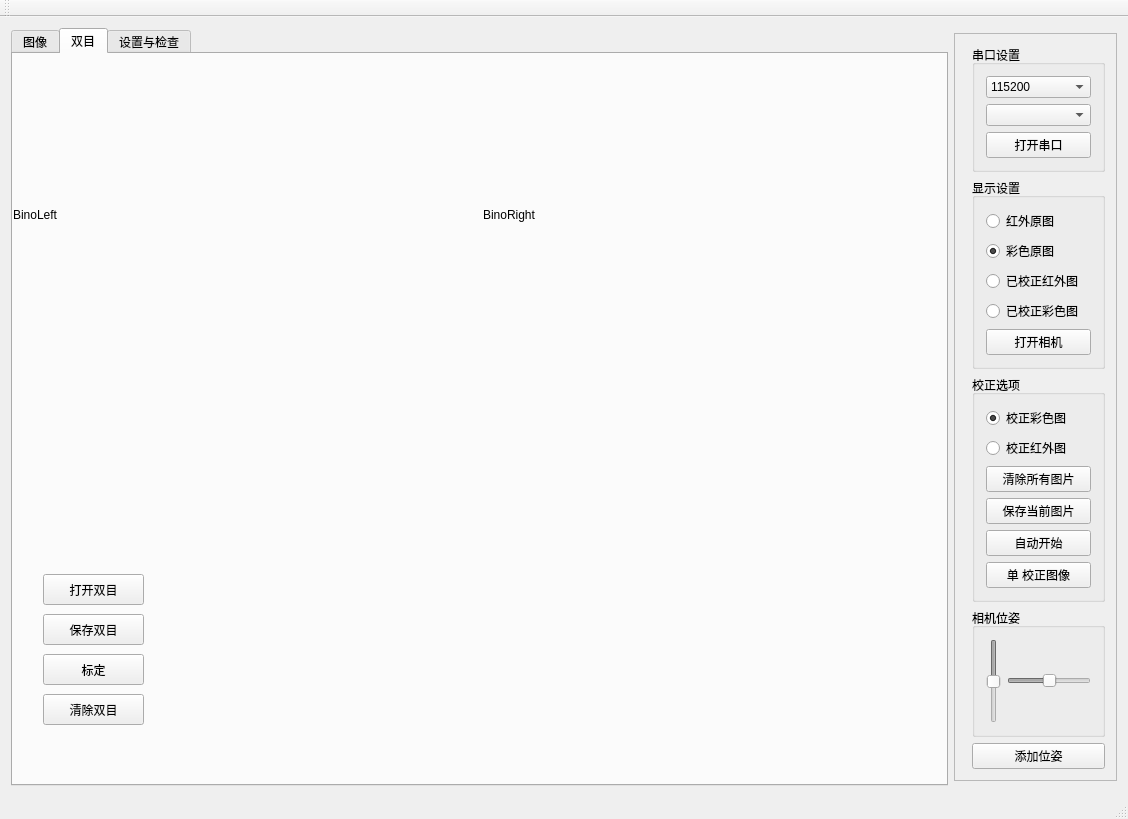
<?xml version="1.0" encoding="UTF-8"?>
<ui version="4.0">
 <class>MainWindow</class>
 <widget class="QMainWindow" name="MainWindow">
  <property name="geometry">
   <rect>
    <x>0</x>
    <y>0</y>
    <width>1128</width>
    <height>819</height>
   </rect>
  </property>
  <property name="minimumSize">
   <size>
    <width>640</width>
    <height>480</height>
   </size>
  </property>
  <property name="windowTitle">
   <string>MainWindow</string>
  </property>
  <widget class="QWidget" name="centralWidget">
   <layout class="QGridLayout" name="gridLayout_6">
    <item row="0" column="1">
     <widget class="QFrame" name="frame">
      <property name="sizePolicy">
       <sizepolicy hsizetype="Fixed" vsizetype="Fixed">
        <horstretch>0</horstretch>
        <verstretch>0</verstretch>
       </sizepolicy>
      </property>
      <property name="frameShape">
       <enum>QFrame::StyledPanel</enum>
      </property>
      <property name="frameShadow">
       <enum>QFrame::Raised</enum>
      </property>
      <layout class="QFormLayout" name="formLayout">
       <item row="0" column="1">
        <widget class="QGroupBox" name="groupBox">
         <property name="title">
          <string>串口设置</string>
         </property>
         <layout class="QGridLayout" name="gridLayout_2">
          <item row="0" column="0">
           <widget class="QComboBox" name="BaudBox">
            <property name="editable">
             <bool>false</bool>
            </property>
            <item>
             <property name="text">
              <string>115200</string>
             </property>
            </item>
            <item>
             <property name="text">
              <string>57600</string>
             </property>
            </item>
            <item>
             <property name="text">
              <string>9600</string>
             </property>
            </item>
           </widget>
          </item>
          <item row="1" column="0">
           <widget class="QComboBox" name="PortBox">
            <property name="editable">
             <bool>false</bool>
            </property>
            <property name="currentText">
             <string notr="true"/>
            </property>
            <property name="currentIndex">
             <number>-1</number>
            </property>
            <property name="maxVisibleItems">
             <number>5</number>
            </property>
           </widget>
          </item>
          <item row="2" column="0">
           <widget class="QPushButton" name="pushButton_open_serial">
            <property name="text">
             <string>打开串口</string>
            </property>
           </widget>
          </item>
         </layout>
        </widget>
       </item>
       <item row="1" column="1">
        <widget class="QGroupBox" name="groupBox_2">
         <property name="title">
          <string>显示设置</string>
         </property>
         <layout class="QGridLayout" name="gridLayout">
          <item row="0" column="0">
           <widget class="QRadioButton" name="radioButton_IR">
            <property name="text">
             <string>红外原图</string>
            </property>
            <property name="checked">
             <bool>false</bool>
            </property>
           </widget>
          </item>
          <item row="1" column="0">
           <widget class="QRadioButton" name="radioButton_color">
            <property name="text">
             <string>彩色原图</string>
            </property>
            <property name="checked">
             <bool>true</bool>
            </property>
           </widget>
          </item>
          <item row="4" column="0">
           <widget class="QPushButton" name="pushButton_open_camera">
            <property name="text">
             <string>打开相机</string>
            </property>
           </widget>
          </item>
          <item row="2" column="0">
           <widget class="QRadioButton" name="radioButton_IR_calib">
            <property name="text">
             <string>已校正红外图</string>
            </property>
           </widget>
          </item>
          <item row="3" column="0">
           <widget class="QRadioButton" name="radioButton_color_calib">
            <property name="text">
             <string>已校正彩色图</string>
            </property>
           </widget>
          </item>
         </layout>
        </widget>
       </item>
       <item row="3" column="1">
        <widget class="QGroupBox" name="groupBox_3">
         <property name="title">
          <string>校正选项</string>
         </property>
         <layout class="QGridLayout" name="gridLayout_3">
          <item row="0" column="0">
           <widget class="QRadioButton" name="radioButton_select_color_calib">
            <property name="text">
             <string>校正彩色图</string>
            </property>
            <property name="checked">
             <bool>true</bool>
            </property>
           </widget>
          </item>
          <item row="4" column="0">
           <widget class="QPushButton" name="pushButton_start_calib">
            <property name="text">
             <string>自动开始</string>
            </property>
           </widget>
          </item>
          <item row="2" column="0">
           <widget class="QPushButton" name="pushButton_clean">
            <property name="text">
             <string>清除所有图片</string>
            </property>
           </widget>
          </item>
          <item row="1" column="0">
           <widget class="QRadioButton" name="radioButton_select_ir_calib">
            <property name="text">
             <string>校正红外图</string>
            </property>
            <property name="checked">
             <bool>false</bool>
            </property>
           </widget>
          </item>
          <item row="3" column="0">
           <widget class="QPushButton" name="pushButton_save_image">
            <property name="text">
             <string>保存当前图片</string>
            </property>
           </widget>
          </item>
          <item row="5" column="0">
           <widget class="QPushButton" name="pushButton_read_image_list">
            <property name="text">
             <string>单 校正图像</string>
            </property>
           </widget>
          </item>
         </layout>
        </widget>
       </item>
       <item row="4" column="1">
        <widget class="QGroupBox" name="groupBox_4">
         <property name="minimumSize">
          <size>
           <width>0</width>
           <height>100</height>
          </size>
         </property>
         <property name="title">
          <string>相机位姿</string>
         </property>
         <layout class="QGridLayout" name="gridLayout_5">
          <item row="0" column="0">
           <widget class="QSlider" name="Slider_y">
            <property name="enabled">
             <bool>false</bool>
            </property>
            <property name="minimum">
             <number>-30</number>
            </property>
            <property name="maximum">
             <number>30</number>
            </property>
            <property name="pageStep">
             <number>1</number>
            </property>
            <property name="value">
             <number>0</number>
            </property>
            <property name="sliderPosition">
             <number>0</number>
            </property>
            <property name="orientation">
             <enum>Qt::Vertical</enum>
            </property>
            <property name="invertedAppearance">
             <bool>true</bool>
            </property>
            <property name="invertedControls">
             <bool>false</bool>
            </property>
           </widget>
          </item>
          <item row="0" column="1">
           <widget class="QSlider" name="Slider_x">
            <property name="enabled">
             <bool>false</bool>
            </property>
            <property name="minimum">
             <number>-30</number>
            </property>
            <property name="maximum">
             <number>30</number>
            </property>
            <property name="pageStep">
             <number>1</number>
            </property>
            <property name="value">
             <number>0</number>
            </property>
            <property name="orientation">
             <enum>Qt::Horizontal</enum>
            </property>
           </widget>
          </item>
         </layout>
        </widget>
       </item>
       <item row="5" column="1">
        <widget class="QPushButton" name="pushButton">
         <property name="text">
          <string>添加位姿</string>
         </property>
        </widget>
       </item>
      </layout>
     </widget>
    </item>
    <item row="0" column="0">
     <widget class="QTabWidget" name="tabWidget">
      <property name="currentIndex">
       <number>1</number>
      </property>
      <widget class="QWidget" name="Tab1">
       <property name="minimumSize">
        <size>
         <width>640</width>
         <height>480</height>
        </size>
       </property>
       <attribute name="title">
        <string>图像</string>
       </attribute>
       <widget class="QLabel" name="label">
        <property name="geometry">
         <rect>
          <x>9</x>
          <y>9</y>
          <width>640</width>
          <height>480</height>
         </rect>
        </property>
        <property name="minimumSize">
         <size>
          <width>640</width>
          <height>480</height>
         </size>
        </property>
        <property name="baseSize">
         <size>
          <width>640</width>
          <height>480</height>
         </size>
        </property>
        <property name="text">
         <string>video</string>
        </property>
       </widget>
       <widget class="QGroupBox" name="groupBox_5">
        <property name="geometry">
         <rect>
          <x>10</x>
          <y>560</y>
          <width>341</width>
          <height>111</height>
         </rect>
        </property>
        <property name="title">
         <string>状态</string>
        </property>
        <layout class="QGridLayout" name="gridLayout_4">
         <item row="2" column="2">
          <widget class="QLCDNumber" name="lcdNumber_set_pith"/>
         </item>
         <item row="1" column="2">
          <widget class="QLCDNumber" name="lcdnumber_imu_y"/>
         </item>
         <item row="1" column="1">
          <widget class="QLCDNumber" name="lcdNumber_imu_x"/>
         </item>
         <item row="0" column="2">
          <widget class="QLabel" name="label_2">
           <property name="text">
            <string>俯仰角:</string>
           </property>
          </widget>
         </item>
         <item row="1" column="0">
          <widget class="QLabel" name="label_4">
           <property name="text">
            <string>当前位姿:</string>
           </property>
          </widget>
         </item>
         <item row="0" column="1">
          <widget class="QLabel" name="label_3">
           <property name="text">
            <string>横滚角:</string>
           </property>
          </widget>
         </item>
         <item row="2" column="1">
          <widget class="QLCDNumber" name="lcdNumber_set_yaw"/>
         </item>
         <item row="2" column="0">
          <widget class="QLabel" name="label_5">
           <property name="text">
            <string>目标位姿:</string>
           </property>
          </widget>
         </item>
        </layout>
       </widget>
       <widget class="QGroupBox" name="groupBox_6">
        <property name="geometry">
         <rect>
          <x>370</x>
          <y>560</y>
          <width>201</width>
          <height>102</height>
         </rect>
        </property>
        <property name="title">
         <string>基本设置:</string>
        </property>
        <layout class="QGridLayout" name="gridLayout_7">
         <item row="0" column="0">
          <widget class="QLabel" name="label_6">
           <property name="text">
            <string>角点宽数:</string>
           </property>
          </widget>
         </item>
         <item row="0" column="1">
          <widget class="QSpinBox" name="spinBox_grid_width">
           <property name="value">
            <number>10</number>
           </property>
          </widget>
         </item>
         <item row="1" column="0">
          <widget class="QLabel" name="label_7">
           <property name="text">
            <string>焦点高数:</string>
           </property>
          </widget>
         </item>
         <item row="1" column="1">
          <widget class="QSpinBox" name="spinBox_grid_height">
           <property name="value">
            <number>11</number>
           </property>
          </widget>
         </item>
         <item row="2" column="1">
          <widget class="QCheckBox" name="checkBox_show_check">
           <property name="text">
            <string>实时角点</string>
           </property>
          </widget>
         </item>
        </layout>
       </widget>
      </widget>
      <widget class="QWidget" name="TabBino">
       <attribute name="title">
        <string>双目</string>
       </attribute>
       <widget class="QLabel" name="Bino_left_show">
        <property name="geometry">
         <rect>
          <x>0</x>
          <y>0</y>
          <width>381</width>
          <height>321</height>
         </rect>
        </property>
        <property name="sizePolicy">
         <sizepolicy hsizetype="Expanding" vsizetype="Preferred">
          <horstretch>0</horstretch>
          <verstretch>0</verstretch>
         </sizepolicy>
        </property>
        <property name="text">
         <string>BinoLeft</string>
        </property>
       </widget>
       <widget class="QLabel" name="Bino_right_show">
        <property name="geometry">
         <rect>
          <x>470</x>
          <y>0</y>
          <width>381</width>
          <height>321</height>
         </rect>
        </property>
        <property name="sizePolicy">
         <sizepolicy hsizetype="Expanding" vsizetype="Preferred">
          <horstretch>0</horstretch>
          <verstretch>0</verstretch>
         </sizepolicy>
        </property>
        <property name="text">
         <string>BinoRight</string>
        </property>
       </widget>
       <widget class="QPushButton" name="pushButton_open_bino">
        <property name="geometry">
         <rect>
          <x>30</x>
          <y>520</y>
          <width>101</width>
          <height>31</height>
         </rect>
        </property>
        <property name="text">
         <string>打开双目</string>
        </property>
       </widget>
       <widget class="QPushButton" name="pushButton_save_bino">
        <property name="geometry">
         <rect>
          <x>30</x>
          <y>560</y>
          <width>101</width>
          <height>31</height>
         </rect>
        </property>
        <property name="text">
         <string>保存双目</string>
        </property>
       </widget>
       <widget class="QPushButton" name="pushButton_start_calib_bino">
        <property name="geometry">
         <rect>
          <x>30</x>
          <y>600</y>
          <width>101</width>
          <height>31</height>
         </rect>
        </property>
        <property name="text">
         <string>标定</string>
        </property>
       </widget>
       <widget class="QPushButton" name="pushButton_clear_bino">
        <property name="geometry">
         <rect>
          <x>30</x>
          <y>640</y>
          <width>101</width>
          <height>31</height>
         </rect>
        </property>
        <property name="text">
         <string>清除双目</string>
        </property>
       </widget>
      </widget>
      <widget class="QWidget" name="Tab2">
       <attribute name="title">
        <string>设置与检查</string>
       </attribute>
       <widget class="QTableView" name="tableView">
        <property name="geometry">
         <rect>
          <x>30</x>
          <y>50</y>
          <width>241</width>
          <height>501</height>
         </rect>
        </property>
        <property name="inputMethodHints">
         <set>Qt::ImhNone</set>
        </property>
        <property name="editTriggers">
         <set>QAbstractItemView::AllEditTriggers</set>
        </property>
       </widget>
       <widget class="QPushButton" name="pushButton_save_lists">
        <property name="geometry">
         <rect>
          <x>290</x>
          <y>470</y>
          <width>89</width>
          <height>25</height>
         </rect>
        </property>
        <property name="text">
         <string>保存列表</string>
        </property>
       </widget>
       <widget class="QPushButton" name="pushButton_read_lists">
        <property name="geometry">
         <rect>
          <x>290</x>
          <y>520</y>
          <width>89</width>
          <height>25</height>
         </rect>
        </property>
        <property name="text">
         <string>读取列表</string>
        </property>
       </widget>
       <widget class="QRadioButton" name="radioButton_list1">
        <property name="geometry">
         <rect>
          <x>300</x>
          <y>400</y>
          <width>112</width>
          <height>23</height>
         </rect>
        </property>
        <property name="text">
         <string>列表1</string>
        </property>
        <property name="checked">
         <bool>true</bool>
        </property>
       </widget>
       <widget class="QRadioButton" name="radioButton_list2">
        <property name="geometry">
         <rect>
          <x>300</x>
          <y>420</y>
          <width>112</width>
          <height>23</height>
         </rect>
        </property>
        <property name="text">
         <string>列表2</string>
        </property>
       </widget>
       <widget class="QRadioButton" name="radioButton_list3">
        <property name="geometry">
         <rect>
          <x>300</x>
          <y>440</y>
          <width>112</width>
          <height>23</height>
         </rect>
        </property>
        <property name="text">
         <string>列表3</string>
        </property>
       </widget>
       <widget class="QTableView" name="tableView_2">
        <property name="geometry">
         <rect>
          <x>300</x>
          <y>20</y>
          <width>271</width>
          <height>261</height>
         </rect>
        </property>
        <property name="editTriggers">
         <set>QAbstractItemView::NoEditTriggers</set>
        </property>
        <attribute name="horizontalHeaderVisible">
         <bool>false</bool>
        </attribute>
        <attribute name="verticalHeaderVisible">
         <bool>false</bool>
        </attribute>
       </widget>
       <widget class="QPushButton" name="pushButton_clear_record">
        <property name="geometry">
         <rect>
          <x>450</x>
          <y>330</y>
          <width>101</width>
          <height>31</height>
         </rect>
        </property>
        <property name="text">
         <string>清除</string>
        </property>
       </widget>
       <widget class="QPushButton" name="pushButton_chk_crn_distr">
        <property name="geometry">
         <rect>
          <x>450</x>
          <y>290</y>
          <width>101</width>
          <height>31</height>
         </rect>
        </property>
        <property name="text">
         <string>角点分布</string>
        </property>
       </widget>
      </widget>
     </widget>
    </item>
   </layout>
  </widget>
  <widget class="QMenuBar" name="menuBar">
   <property name="geometry">
    <rect>
     <x>0</x>
     <y>0</y>
     <width>1128</width>
     <height>28</height>
    </rect>
   </property>
  </widget>
  <widget class="QToolBar" name="mainToolBar">
   <attribute name="toolBarArea">
    <enum>TopToolBarArea</enum>
   </attribute>
   <attribute name="toolBarBreak">
    <bool>false</bool>
   </attribute>
  </widget>
  <widget class="QStatusBar" name="statusBar"/>
 </widget>
 <layoutdefault spacing="6" margin="11"/>
 <resources/>
 <connections/>
</ui>
